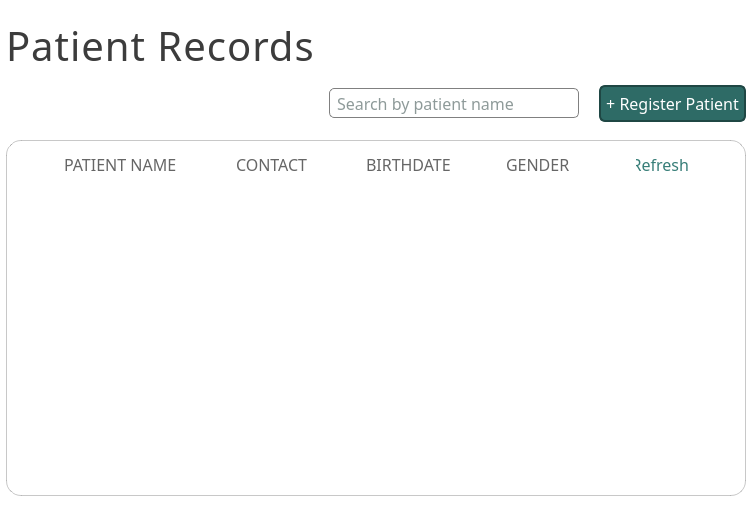
<?xml version="1.0" encoding="UTF-8"?>
<ui version="4.0">
 <class>patient_page</class>
 <widget class="QWidget" name="patient_page">
  <property name="geometry">
   <rect>
    <x>0</x>
    <y>0</y>
    <width>752</width>
    <height>514</height>
   </rect>
  </property>
  <property name="minimumSize">
   <size>
    <width>0</width>
    <height>0</height>
   </size>
  </property>
  <property name="palette">
   <palette>
    <active>
     <colorrole role="WindowText">
      <brush brushstyle="SolidPattern">
       <color alpha="255">
        <red>0</red>
        <green>0</green>
        <blue>0</blue>
       </color>
      </brush>
     </colorrole>
     <colorrole role="Button">
      <brush brushstyle="SolidPattern">
       <color alpha="255">
        <red>255</red>
        <green>255</green>
        <blue>255</blue>
       </color>
      </brush>
     </colorrole>
     <colorrole role="Light">
      <brush brushstyle="SolidPattern">
       <color alpha="255">
        <red>255</red>
        <green>255</green>
        <blue>255</blue>
       </color>
      </brush>
     </colorrole>
     <colorrole role="Midlight">
      <brush brushstyle="SolidPattern">
       <color alpha="255">
        <red>255</red>
        <green>255</green>
        <blue>255</blue>
       </color>
      </brush>
     </colorrole>
     <colorrole role="Dark">
      <brush brushstyle="SolidPattern">
       <color alpha="255">
        <red>127</red>
        <green>127</green>
        <blue>127</blue>
       </color>
      </brush>
     </colorrole>
     <colorrole role="Mid">
      <brush brushstyle="SolidPattern">
       <color alpha="255">
        <red>170</red>
        <green>170</green>
        <blue>170</blue>
       </color>
      </brush>
     </colorrole>
     <colorrole role="Text">
      <brush brushstyle="SolidPattern">
       <color alpha="255">
        <red>0</red>
        <green>0</green>
        <blue>0</blue>
       </color>
      </brush>
     </colorrole>
     <colorrole role="BrightText">
      <brush brushstyle="SolidPattern">
       <color alpha="255">
        <red>255</red>
        <green>255</green>
        <blue>255</blue>
       </color>
      </brush>
     </colorrole>
     <colorrole role="ButtonText">
      <brush brushstyle="SolidPattern">
       <color alpha="255">
        <red>0</red>
        <green>0</green>
        <blue>0</blue>
       </color>
      </brush>
     </colorrole>
     <colorrole role="Base">
      <brush brushstyle="SolidPattern">
       <color alpha="255">
        <red>255</red>
        <green>255</green>
        <blue>255</blue>
       </color>
      </brush>
     </colorrole>
     <colorrole role="Window">
      <brush brushstyle="SolidPattern">
       <color alpha="255">
        <red>255</red>
        <green>255</green>
        <blue>255</blue>
       </color>
      </brush>
     </colorrole>
     <colorrole role="Shadow">
      <brush brushstyle="SolidPattern">
       <color alpha="255">
        <red>0</red>
        <green>0</green>
        <blue>0</blue>
       </color>
      </brush>
     </colorrole>
     <colorrole role="AlternateBase">
      <brush brushstyle="SolidPattern">
       <color alpha="255">
        <red>255</red>
        <green>255</green>
        <blue>255</blue>
       </color>
      </brush>
     </colorrole>
     <colorrole role="ToolTipBase">
      <brush brushstyle="SolidPattern">
       <color alpha="255">
        <red>255</red>
        <green>255</green>
        <blue>220</blue>
       </color>
      </brush>
     </colorrole>
     <colorrole role="ToolTipText">
      <brush brushstyle="SolidPattern">
       <color alpha="255">
        <red>0</red>
        <green>0</green>
        <blue>0</blue>
       </color>
      </brush>
     </colorrole>
     <colorrole role="PlaceholderText">
      <brush brushstyle="SolidPattern">
       <color alpha="127">
        <red>0</red>
        <green>0</green>
        <blue>0</blue>
       </color>
      </brush>
     </colorrole>
     <colorrole role="Accent">
      <brush brushstyle="SolidPattern">
       <color alpha="255">
        <red>255</red>
        <green>255</green>
        <blue>255</blue>
       </color>
      </brush>
     </colorrole>
    </active>
    <inactive>
     <colorrole role="WindowText">
      <brush brushstyle="SolidPattern">
       <color alpha="255">
        <red>0</red>
        <green>0</green>
        <blue>0</blue>
       </color>
      </brush>
     </colorrole>
     <colorrole role="Button">
      <brush brushstyle="SolidPattern">
       <color alpha="255">
        <red>255</red>
        <green>255</green>
        <blue>255</blue>
       </color>
      </brush>
     </colorrole>
     <colorrole role="Light">
      <brush brushstyle="SolidPattern">
       <color alpha="255">
        <red>255</red>
        <green>255</green>
        <blue>255</blue>
       </color>
      </brush>
     </colorrole>
     <colorrole role="Midlight">
      <brush brushstyle="SolidPattern">
       <color alpha="255">
        <red>255</red>
        <green>255</green>
        <blue>255</blue>
       </color>
      </brush>
     </colorrole>
     <colorrole role="Dark">
      <brush brushstyle="SolidPattern">
       <color alpha="255">
        <red>127</red>
        <green>127</green>
        <blue>127</blue>
       </color>
      </brush>
     </colorrole>
     <colorrole role="Mid">
      <brush brushstyle="SolidPattern">
       <color alpha="255">
        <red>170</red>
        <green>170</green>
        <blue>170</blue>
       </color>
      </brush>
     </colorrole>
     <colorrole role="Text">
      <brush brushstyle="SolidPattern">
       <color alpha="255">
        <red>0</red>
        <green>0</green>
        <blue>0</blue>
       </color>
      </brush>
     </colorrole>
     <colorrole role="BrightText">
      <brush brushstyle="SolidPattern">
       <color alpha="255">
        <red>255</red>
        <green>255</green>
        <blue>255</blue>
       </color>
      </brush>
     </colorrole>
     <colorrole role="ButtonText">
      <brush brushstyle="SolidPattern">
       <color alpha="255">
        <red>0</red>
        <green>0</green>
        <blue>0</blue>
       </color>
      </brush>
     </colorrole>
     <colorrole role="Base">
      <brush brushstyle="SolidPattern">
       <color alpha="255">
        <red>255</red>
        <green>255</green>
        <blue>255</blue>
       </color>
      </brush>
     </colorrole>
     <colorrole role="Window">
      <brush brushstyle="SolidPattern">
       <color alpha="255">
        <red>255</red>
        <green>255</green>
        <blue>255</blue>
       </color>
      </brush>
     </colorrole>
     <colorrole role="Shadow">
      <brush brushstyle="SolidPattern">
       <color alpha="255">
        <red>0</red>
        <green>0</green>
        <blue>0</blue>
       </color>
      </brush>
     </colorrole>
     <colorrole role="AlternateBase">
      <brush brushstyle="SolidPattern">
       <color alpha="255">
        <red>255</red>
        <green>255</green>
        <blue>255</blue>
       </color>
      </brush>
     </colorrole>
     <colorrole role="ToolTipBase">
      <brush brushstyle="SolidPattern">
       <color alpha="255">
        <red>255</red>
        <green>255</green>
        <blue>220</blue>
       </color>
      </brush>
     </colorrole>
     <colorrole role="ToolTipText">
      <brush brushstyle="SolidPattern">
       <color alpha="255">
        <red>0</red>
        <green>0</green>
        <blue>0</blue>
       </color>
      </brush>
     </colorrole>
     <colorrole role="PlaceholderText">
      <brush brushstyle="SolidPattern">
       <color alpha="127">
        <red>0</red>
        <green>0</green>
        <blue>0</blue>
       </color>
      </brush>
     </colorrole>
     <colorrole role="Accent">
      <brush brushstyle="SolidPattern">
       <color alpha="255">
        <red>255</red>
        <green>255</green>
        <blue>255</blue>
       </color>
      </brush>
     </colorrole>
    </inactive>
    <disabled>
     <colorrole role="WindowText">
      <brush brushstyle="SolidPattern">
       <color alpha="255">
        <red>127</red>
        <green>127</green>
        <blue>127</blue>
       </color>
      </brush>
     </colorrole>
     <colorrole role="Button">
      <brush brushstyle="SolidPattern">
       <color alpha="255">
        <red>255</red>
        <green>255</green>
        <blue>255</blue>
       </color>
      </brush>
     </colorrole>
     <colorrole role="Light">
      <brush brushstyle="SolidPattern">
       <color alpha="255">
        <red>255</red>
        <green>255</green>
        <blue>255</blue>
       </color>
      </brush>
     </colorrole>
     <colorrole role="Midlight">
      <brush brushstyle="SolidPattern">
       <color alpha="255">
        <red>255</red>
        <green>255</green>
        <blue>255</blue>
       </color>
      </brush>
     </colorrole>
     <colorrole role="Dark">
      <brush brushstyle="SolidPattern">
       <color alpha="255">
        <red>127</red>
        <green>127</green>
        <blue>127</blue>
       </color>
      </brush>
     </colorrole>
     <colorrole role="Mid">
      <brush brushstyle="SolidPattern">
       <color alpha="255">
        <red>170</red>
        <green>170</green>
        <blue>170</blue>
       </color>
      </brush>
     </colorrole>
     <colorrole role="Text">
      <brush brushstyle="SolidPattern">
       <color alpha="255">
        <red>127</red>
        <green>127</green>
        <blue>127</blue>
       </color>
      </brush>
     </colorrole>
     <colorrole role="BrightText">
      <brush brushstyle="SolidPattern">
       <color alpha="255">
        <red>255</red>
        <green>255</green>
        <blue>255</blue>
       </color>
      </brush>
     </colorrole>
     <colorrole role="ButtonText">
      <brush brushstyle="SolidPattern">
       <color alpha="255">
        <red>127</red>
        <green>127</green>
        <blue>127</blue>
       </color>
      </brush>
     </colorrole>
     <colorrole role="Base">
      <brush brushstyle="SolidPattern">
       <color alpha="255">
        <red>255</red>
        <green>255</green>
        <blue>255</blue>
       </color>
      </brush>
     </colorrole>
     <colorrole role="Window">
      <brush brushstyle="SolidPattern">
       <color alpha="255">
        <red>255</red>
        <green>255</green>
        <blue>255</blue>
       </color>
      </brush>
     </colorrole>
     <colorrole role="Shadow">
      <brush brushstyle="SolidPattern">
       <color alpha="255">
        <red>0</red>
        <green>0</green>
        <blue>0</blue>
       </color>
      </brush>
     </colorrole>
     <colorrole role="AlternateBase">
      <brush brushstyle="SolidPattern">
       <color alpha="255">
        <red>255</red>
        <green>255</green>
        <blue>255</blue>
       </color>
      </brush>
     </colorrole>
     <colorrole role="ToolTipBase">
      <brush brushstyle="SolidPattern">
       <color alpha="255">
        <red>255</red>
        <green>255</green>
        <blue>220</blue>
       </color>
      </brush>
     </colorrole>
     <colorrole role="ToolTipText">
      <brush brushstyle="SolidPattern">
       <color alpha="255">
        <red>0</red>
        <green>0</green>
        <blue>0</blue>
       </color>
      </brush>
     </colorrole>
     <colorrole role="PlaceholderText">
      <brush brushstyle="SolidPattern">
       <color alpha="127">
        <red>127</red>
        <green>127</green>
        <blue>127</blue>
       </color>
      </brush>
     </colorrole>
     <colorrole role="Accent">
      <brush brushstyle="SolidPattern">
       <color alpha="255">
        <red>255</red>
        <green>255</green>
        <blue>255</blue>
       </color>
      </brush>
     </colorrole>
    </disabled>
   </palette>
  </property>
  <property name="windowTitle">
   <string>AdoraFlow</string>
  </property>
  <property name="styleSheet">
   <string notr="true"/>
  </property>
  <layout class="QVBoxLayout" name="verticalLayout">
   <property name="spacing">
    <number>6</number>
   </property>
   <property name="leftMargin">
    <number>6</number>
   </property>
   <property name="topMargin">
    <number>18</number>
   </property>
   <property name="rightMargin">
    <number>6</number>
   </property>
   <property name="bottomMargin">
    <number>18</number>
   </property>
   <item>
    <widget class="QLabel" name="patient_records_header">
     <property name="maximumSize">
      <size>
       <width>16777215</width>
       <height>16777215</height>
      </size>
     </property>
     <property name="font">
      <font>
       <family>Slate Medium</family>
       <pointsize>30</pointsize>
      </font>
     </property>
     <property name="styleSheet">
      <string notr="true">#patient_records_header {
	color: rgb(60, 60, 60);
	letter-spacing: 1px;
}</string>
     </property>
     <property name="text">
      <string>Patient Records</string>
     </property>
    </widget>
   </item>
   <item>
    <layout class="QHBoxLayout" name="button_container">
     <property name="spacing">
      <number>20</number>
     </property>
     <property name="leftMargin">
      <number>0</number>
     </property>
     <property name="topMargin">
      <number>6</number>
     </property>
     <property name="bottomMargin">
      <number>12</number>
     </property>
     <item alignment="Qt::AlignmentFlag::AlignLeft">
      <widget class="QLabel" name="feedback_label">
       <property name="font">
        <font>
         <family>Slate</family>
         <underline>true</underline>
        </font>
       </property>
       <property name="styleSheet">
        <string notr="true">#feedback_label {
	color: #367D77;
	background: white;
	text-decoration: underline;
}

</string>
       </property>
       <property name="text">
        <string/>
       </property>
      </widget>
     </item>
     <item>
      <spacer name="horizontalSpacer">
       <property name="orientation">
        <enum>Qt::Orientation::Horizontal</enum>
       </property>
       <property name="sizeHint" stdset="0">
        <size>
         <width>40</width>
         <height>20</height>
        </size>
       </property>
      </spacer>
     </item>
     <item alignment="Qt::AlignmentFlag::AlignHCenter|Qt::AlignmentFlag::AlignVCenter">
      <widget class="QLineEdit" name="search_input">
       <property name="minimumSize">
        <size>
         <width>250</width>
         <height>30</height>
        </size>
       </property>
       <property name="maximumSize">
        <size>
         <width>250</width>
         <height>30</height>
        </size>
       </property>
       <property name="font">
        <font>
         <family>Slate</family>
         <pointsize>12</pointsize>
        </font>
       </property>
       <property name="styleSheet">
        <string notr="true">color: #1D3533;
background: white;
padding-left: 5px;
border-radius: 5px;
border: 1px solid gray;</string>
       </property>
       <property name="placeholderText">
        <string>Search by patient name</string>
       </property>
      </widget>
     </item>
     <item alignment="Qt::AlignmentFlag::AlignRight|Qt::AlignmentFlag::AlignTop">
      <widget class="QPushButton" name="register_button">
       <property name="font">
        <font>
         <family>Slate</family>
         <pointsize>12</pointsize>
        </font>
       </property>
       <property name="cursor">
        <cursorShape>PointingHandCursor</cursorShape>
       </property>
       <property name="styleSheet">
        <string notr="true">#register_button {
	border-radius: 6px;
	color: white;
	border: 2px solid #1F4744;
	padding: 5px;
	background: #2E6B66;
}

#register_button:hover {
	border-radius: 6px;
	color: white;
	border: 2px solid #1F4744;
	padding: 5px;
	background: #265955;

}
#register_button:pressed {
	background: #1F4744;
	color: white;
	border: 2px solid #1F4744;
}</string>
       </property>
       <property name="text">
        <string>+ Register Patient</string>
       </property>
      </widget>
     </item>
    </layout>
   </item>
   <item>
    <widget class="QWidget" name="records_container" native="true">
     <property name="styleSheet">
      <string notr="true">#records_container {
	border: 1px solid rgba(100, 100, 100, 90);
	border-radius: 15px;
	background: white;
}

#col1_name, #col2_name, #col3_name, #col4_name {
	color: rgb(90, 90, 90);
}</string>
     </property>
     <layout class="QVBoxLayout" name="verticalLayout_2">
      <property name="spacing">
       <number>0</number>
      </property>
      <property name="leftMargin">
       <number>6</number>
      </property>
      <property name="topMargin">
       <number>6</number>
      </property>
      <property name="rightMargin">
       <number>6</number>
      </property>
      <property name="bottomMargin">
       <number>6</number>
      </property>
      <item>
       <widget class="QWidget" name="widget_5" native="true">
        <layout class="QHBoxLayout" name="horizontalLayout">
         <property name="leftMargin">
          <number>6</number>
         </property>
         <property name="topMargin">
          <number>6</number>
         </property>
         <property name="rightMargin">
          <number>6</number>
         </property>
         <property name="bottomMargin">
          <number>6</number>
         </property>
         <item alignment="Qt::AlignmentFlag::AlignLeft">
          <widget class="QWidget" name="widget" native="true">
           <property name="minimumSize">
            <size>
             <width>180</width>
             <height>0</height>
            </size>
           </property>
           <layout class="QVBoxLayout" name="verticalLayout_4">
            <property name="spacing">
             <number>6</number>
            </property>
            <property name="leftMargin">
             <number>25</number>
            </property>
            <property name="topMargin">
             <number>0</number>
            </property>
            <property name="rightMargin">
             <number>0</number>
            </property>
            <property name="bottomMargin">
             <number>0</number>
            </property>
            <item alignment="Qt::AlignmentFlag::AlignHCenter">
             <widget class="QLabel" name="col1_name">
              <property name="font">
               <font>
                <family>Slate</family>
                <pointsize>12</pointsize>
               </font>
              </property>
              <property name="styleSheet">
               <string notr="true">	color: rgba(60, 60, 60, 200);
</string>
              </property>
              <property name="text">
               <string>PATIENT NAME</string>
              </property>
             </widget>
            </item>
           </layout>
          </widget>
         </item>
         <item>
          <widget class="QWidget" name="widget_2" native="true">
           <property name="minimumSize">
            <size>
             <width>130</width>
             <height>0</height>
            </size>
           </property>
           <property name="maximumSize">
            <size>
             <width>16777215</width>
             <height>16777215</height>
            </size>
           </property>
           <property name="styleSheet">
            <string notr="true">padding-left: 10px;</string>
           </property>
           <layout class="QVBoxLayout" name="verticalLayout_5">
            <property name="spacing">
             <number>0</number>
            </property>
            <property name="leftMargin">
             <number>6</number>
            </property>
            <property name="topMargin">
             <number>0</number>
            </property>
            <property name="bottomMargin">
             <number>0</number>
            </property>
            <item alignment="Qt::AlignmentFlag::AlignHCenter">
             <widget class="QLabel" name="col4_name">
              <property name="font">
               <font>
                <family>Slate</family>
                <pointsize>12</pointsize>
               </font>
              </property>
              <property name="styleSheet">
               <string notr="true">	color: rgba(60, 60, 60, 200);
</string>
              </property>
              <property name="text">
               <string>CONTACT</string>
              </property>
             </widget>
            </item>
           </layout>
          </widget>
         </item>
         <item alignment="Qt::AlignmentFlag::AlignHCenter">
          <widget class="QWidget" name="widget_3" native="true">
           <property name="styleSheet">
            <string notr="true">padding-left: 10px;</string>
           </property>
           <layout class="QVBoxLayout" name="verticalLayout_6">
            <property name="topMargin">
             <number>0</number>
            </property>
            <property name="bottomMargin">
             <number>0</number>
            </property>
            <item alignment="Qt::AlignmentFlag::AlignHCenter">
             <widget class="QLabel" name="col3_name">
              <property name="font">
               <font>
                <family>Slate</family>
                <pointsize>12</pointsize>
               </font>
              </property>
              <property name="styleSheet">
               <string notr="true">	color: rgba(60, 60, 60, 200);
</string>
              </property>
              <property name="text">
               <string>BIRTHDATE</string>
              </property>
             </widget>
            </item>
           </layout>
          </widget>
         </item>
         <item alignment="Qt::AlignmentFlag::AlignHCenter">
          <widget class="QWidget" name="widget_4" native="true">
           <layout class="QVBoxLayout" name="verticalLayout_7">
            <property name="spacing">
             <number>6</number>
            </property>
            <property name="topMargin">
             <number>0</number>
            </property>
            <property name="rightMargin">
             <number>6</number>
            </property>
            <property name="bottomMargin">
             <number>0</number>
            </property>
            <item alignment="Qt::AlignmentFlag::AlignHCenter">
             <widget class="QLabel" name="col2_name">
              <property name="font">
               <font>
                <family>Slate</family>
                <pointsize>12</pointsize>
               </font>
              </property>
              <property name="styleSheet">
               <string notr="true">	color: rgba(60, 60, 60, 200);
</string>
              </property>
              <property name="text">
               <string>GENDER</string>
              </property>
             </widget>
            </item>
           </layout>
          </widget>
         </item>
         <item>
          <widget class="QWidget" name="widget_6" native="true">
           <layout class="QHBoxLayout" name="horizontalLayout_2">
            <property name="topMargin">
             <number>0</number>
            </property>
            <property name="bottomMargin">
             <number>0</number>
            </property>
            <item alignment="Qt::AlignmentFlag::AlignTop">
             <widget class="QPushButton" name="refresh_button">
              <property name="maximumSize">
               <size>
                <width>70</width>
                <height>30</height>
               </size>
              </property>
              <property name="font">
               <font>
                <family>Slate</family>
                <pointsize>12</pointsize>
                <underline>false</underline>
               </font>
              </property>
              <property name="cursor">
               <cursorShape>PointingHandCursor</cursorShape>
              </property>
              <property name="styleSheet">
               <string notr="true">#refresh_button {
	text-align:right;
	padding-right: 15px;
	color: #367D77;
	background: white;
	border: 1px solid white;
}

#refresh_button:hover {
	text-decoration: underline;
}

</string>
              </property>
              <property name="text">
               <string>Refresh</string>
              </property>
              <property name="flat">
               <bool>true</bool>
              </property>
             </widget>
            </item>
           </layout>
          </widget>
         </item>
        </layout>
       </widget>
      </item>
      <item>
       <widget class="QWidget" name="records_list" native="true">
        <property name="styleSheet">
         <string notr="true"/>
        </property>
        <layout class="QVBoxLayout" name="verticalLayout_3">
         <property name="topMargin">
          <number>2</number>
         </property>
         <item>
          <widget class="QScrollArea" name="scrollArea">
           <property name="styleSheet">
            <string notr="true">#scrollArea {
	border: 1px solid white;
	border-radius: 35px;
}
QScrollBar:vertical {
    background: #DDDDDD;     
    width: 8px;
    margin: 2px 0;
    border-radius: 4px;
}

QScrollBar::handle:vertical {
    background: #b5b5b5;    
    border-radius: 4px;
    min-height: 30px;
}

QScrollBar::handle:vertical:hover {
    background: #9e9e9e;
}

QScrollBar::add-line:vertical,
QScrollBar::sub-line:vertical {
    height: 0;
    background: none;
}

QScrollBar::add-page:vertical,
QScrollBar::sub-page:vertical {
    background: none;
}</string>
           </property>
           <property name="widgetResizable">
            <bool>true</bool>
           </property>
           <widget class="QWidget" name="records_list_container">
            <property name="geometry">
             <rect>
              <x>0</x>
              <y>0</y>
              <width>714</width>
              <height>314</height>
             </rect>
            </property>
            <property name="styleSheet">
             <string notr="true">#records_list_container {
	background: white;
}</string>
            </property>
            <layout class="QVBoxLayout" name="records_list_contents">
             <property name="spacing">
              <number>0</number>
             </property>
             <property name="leftMargin">
              <number>2</number>
             </property>
             <property name="topMargin">
              <number>2</number>
             </property>
             <property name="rightMargin">
              <number>2</number>
             </property>
            </layout>
           </widget>
          </widget>
         </item>
        </layout>
       </widget>
      </item>
     </layout>
    </widget>
   </item>
  </layout>
 </widget>
 <resources/>
 <connections/>
</ui>
